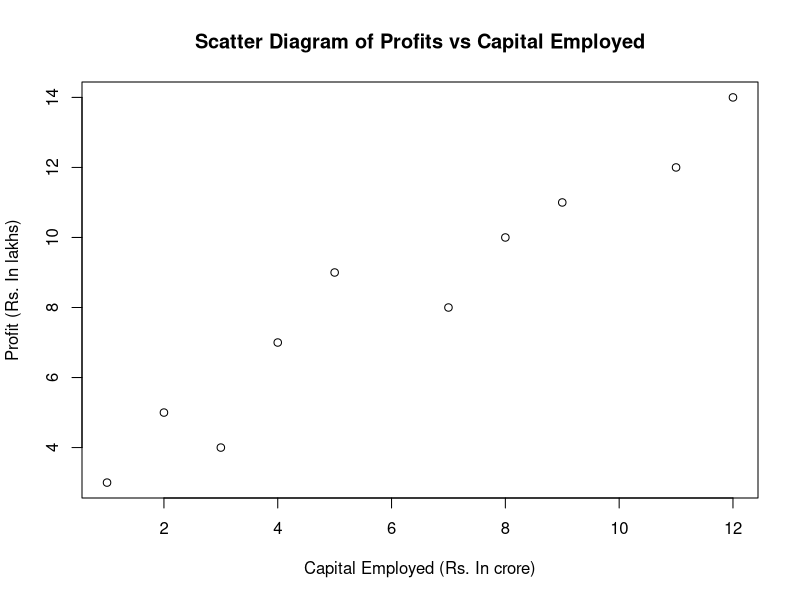
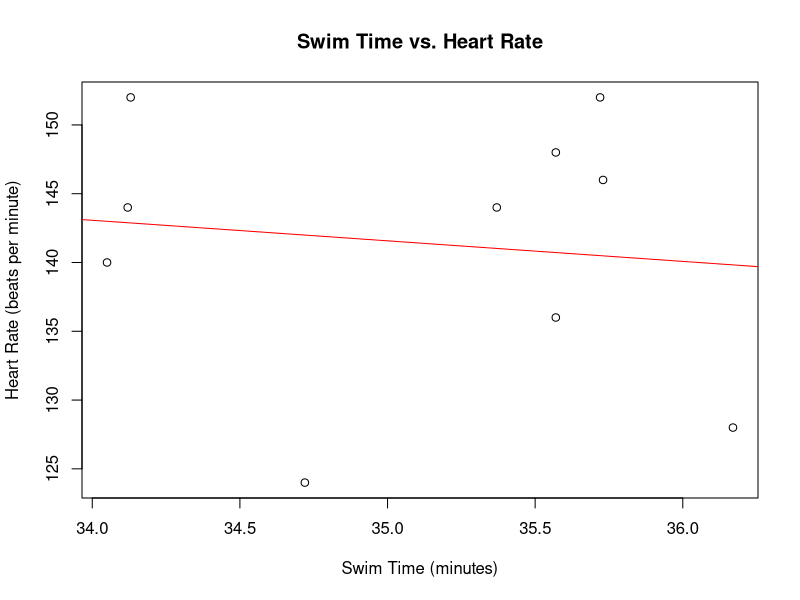
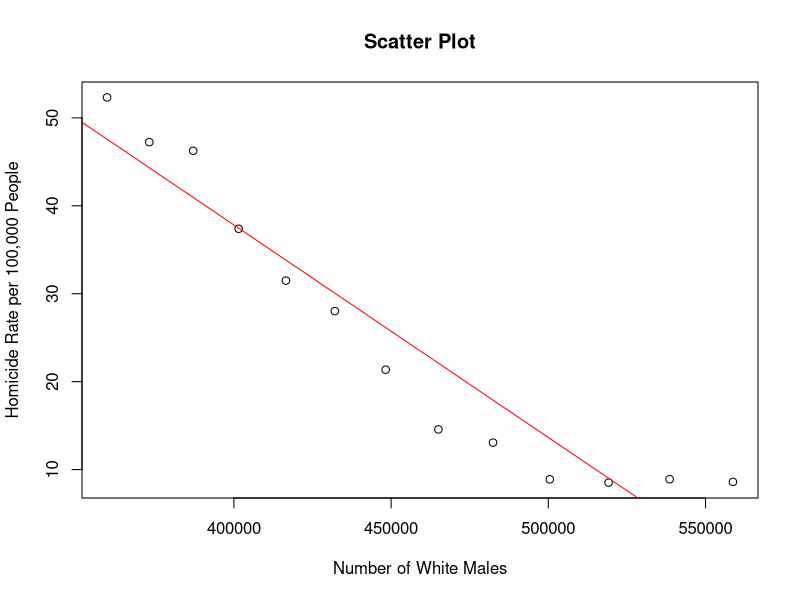

These charts were generated, in order, by the following R code:
#Ǫuestion1
# Given data
capital_employed <- c(1, 2, 3, 4, 5, 7, 8, 9, 11, 12) # Capital Employed (Rs. In crore)
profit <- c(3, 5, 4, 7, 9, 8, 10, 11, 12, 14) # Profit(Rs. In lakhs)
# (a) Draw a scatter plot
plot(capital_employed, profit,
     xlab = "Capital Employed (Rs. In crore)",
     ylab = "Profit (Rs. In lakhs)",
     main = "Scatter Diagram of Profits vs Capital Employed")
# (b) Correlation analysis
correlation_coefficient <- cor(capital_employed, profit)
cat("Correlation coefficient between profits and capital employed:",
    round(correlation_coefficient, 3), "\n")
if(correlation_coefficient > 0){
  cat("There is a positive correlation between profits and capital employed.\n")
}else if(correlation_coefficient < 0){
  cat("There is a negative correlation between profits and capital employed.\n")
}else {
  cat("There is no correlation between profits and capital employed.\n")
}
if(abs(correlation_coefficient) > 0.7){
  cat("The correlation is high.\n")
}else {
  cat("The correlation is low.\n")
}



#Ǫuestion 2
#Given data
advertisement_expenses <-c(11,13,14,16,16,15,15,14,13,13) #Advertisement
#Expences(Rs. In Lakhs)
sales_volume <- c(50,50,55,60,65,65,65,60,60,50) #Sales Volume (Rs. In Lakhs)
# Compute the correlation coefficient using cor() function
correlation_coefficient<-cor(advertisement_expenses,sales_volume,method = "pearson")
#print the correlation coefficient
cat("Correlation coefficient between advertisement expenses and sales volume:",
    correlation_coefficient,"\n")



#Question3
#Given data
#Age=15,16,17,18,19,20
Number_of_students=c(250,200,150,120,100,80)
Regular_players=c(200,150,90,48,30,12)
correlation_coefficient = cor(Number_of_students,Regular_players, method =
                                "pearson")
cat("Correlation coefficient between advertisement expenses and sales volume:",
    correlation_coefficient, "\n")



#Ǫuestion 4
# Data
swim_time <- c(34.12, 35.72, 34.72, 34.05, 34.13, 35.73, 36.17, 35.57, 35.37, 35.57)
heart_rate <- c(144,152,124,140,152,146,128,136,144,148)
# Scatter plot
plot(swim_time, heart_rate, main = "Swim Time vs. Heart Rate",
     xlab ="Swim Time (minutes)", ylab = "Heart Rate (beats per minute)")
# Linear regression
regression <- lm(heart_rate ~ swim_time)
abline(regression, col = "red")
# Slope and y-intercept
slope <- coef(regression)[2]
intercept <- coef(regression)[1]
cat("Slope:", slope, "\n")
cat("Y-intercept:", intercept, "\n")
cat("\nThe y-intercept tells us the predicted heart rate when swim time is zero.\n")
# Residuals
residuals <- residuals(regression)
largest_residual_index <- which.max(abs(residuals))
largest_residual_point <- c(swim_time[largest_residual_index],
                            heart_rate[largest_residual_index])
# Explanation of residual
cat("\n\nLargest Residual Point:")
cat("\nThe largest residual occurs at swim time:", largest_residual_point[1], "and heart
rate:",
    largest_residual_point[2])
cat("\nThe residual represents the difference between the observed and predicted values.
In this context, it shows how far off the actual heart rate is from what the regression line
predicts.")
cat("\nThis point might be considered an outlier due to its large residual, but whether it's
influential depends on its leverage and influence on the regression line. We need to check
leverage and influence statistics forthat.")





# Data
white_males <- c(558724, 538584, 519171, 500457, 482418, 465029, 448267, 432109,
                 416533, 401518, 387046, 373095, 359647)
homicide_rate <- c(8.6, 8.9,8.52,8.89, 13.07, 14.57, 21.36, 28.03, 31.49, 37.39, 46.26,
                   47.24, 52.33)
# Scatter plot
plot(white_males, homicide_rate, main = "Scatter Plot", xlab = "Number of White Males",
     ylab = "Homicide Rate per 100,000 People")
# Regression
regression <- lm(homicide_rate ~ white_males)
abline(regression, col = "red")
# Summary of regression
summary(regression)
# Test for linear relationship
correlation <- cor(white_males, homicide_rate)
correlation_p_value <- cor.test(white_males, homicide_rate)$p.value
cat("Correlation coefficient (r):", correlation, "\n")
cat("P-value for correlation test:", correlation_p_value, "\n")
# Test for significance
if (correlation_p_value < 0.05) {
  cat("There is significant evidence of a linear relationship between the number of white
males and the homicide rate.\n")
} else {
  cat("There is no significant evidence of a linear relationship between the number of white
males and the homicide rate.\n")
}
# Slope of the regression equation
slope <- regression$coefficients[2]
cat("Slope of the regression equation:", slope, "\n")
# Y-intercept of the regression equation
intercept <- regression$coefficients[1]
cat("Y-intercept of the regression equation:", intercept, "\n")
# Correlation coefficient (r)
correlation <- cor(white_males, homicide_rate)
cat("Correlation coefficient (r):", correlation, "\n")
# Coefficient of determination (r^2)
r_squared <- summary(regression)$r.squared
cat("Coefficient of determination (r^2):", r_squared, "\n")
# Test for significance
if (correlation_p_value < 0.05) {
  cat("There is significant evidence of a linear relationship between the number of white
males and the homicide rate.\n")
} else {
  cat("There is no significant evidence of a linear relationship between the number of white
males and the homicide rate.\n")
}



